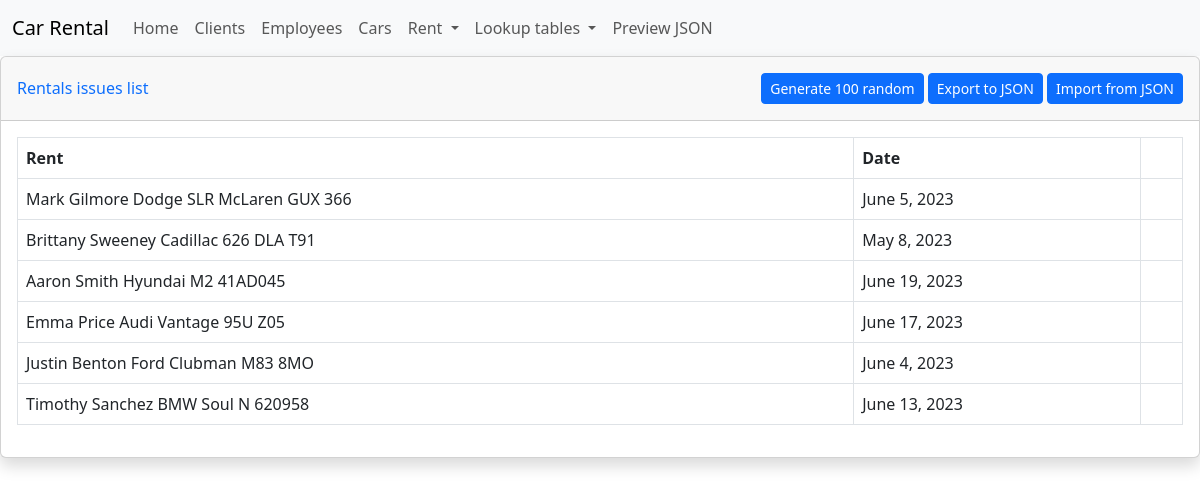
The page /rental_issue/ on the database its author committed.
### bazy/models.py (models this page shows, shortened)
class Rental_issue(models.Model):
    rent = models.ForeignKey(Rent, on_delete=models.CASCADE)
    date = models.DateField('Date')

class Rent(models.Model):
    client = models.ForeignKey(Client, on_delete=models.CASCADE)
    car = models.ForeignKey(Car, on_delete=models.CASCADE)
    def __str__(self):
        return str(self.client) + ' ' + str(self.car)

class Client(models.Model):
    name = models.CharField('Name', max_length=100)
    lastname = models.CharField('Lastname', max_length=100)
    address = models.CharField('Address', max_length=100)
    postal_code = models.CharField('Postal code', max_length=6)
    city = models.CharField('City', max_length=100)
    phone = models.IntegerField('Phone number')
    PESEL = models.IntegerField('PESEL number')
    credit_card_number = models.CharField('Credit card number', max_length=16)
    credit_card_expiration_date = models.CharField('Credit card expiration date', max_length=5, help_text='Enter the credit card expiration date (MM/YY)')
    credit_card_CVV = models.CharField('Credit card CVV', max_length=3)
    def __str__(self):
        return str(self.name) + ' ' + str(self.lastname)

class Car(models.Model):
    type_of_drive = [
        ('AWD', 'AWD'),
        ('FWD', 'FWD'),
        ('RWD', 'RWD'),
    ]
    make = models.CharField('Make', max_length=100)
    model = models.CharField('Model', max_length=100)
    engine = models.CharField('Engine', max_length=100)
    type_of_drive = models.CharField('Type of drive', max_length=3, choices=type_of_drive)
    power = models.IntegerField('Power')
    VIN = models.CharField('VIN', max_length=100)
    plate = models.CharField('Plate', max_length=100)
    status = models.ForeignKey(Car_status, on_delete=models.CASCADE)
    def __str__(self):
        return self.make + ' ' + self.model + ' ' + self.plate

### bazy/views.py (the view)
# urls.py: path('rental_issue/', views.rental_issue, name='rental_issue'),
def rental_issue(request):
    rental_issue_list = Rental_issue.objects.all()
    return render(request, 'rental_issue.html',
                    {'rental_issue_list' : rental_issue_list })

### bazy/templates/rental_issue.html (shortened to what this page needs)
{% extends 'base.html' %}
{% block content %}
<div class="card shadow mb-4">
    <div class="card-header py-3">
        <h6 class="m-0 font-weight-bold text-primary">
            <div style="display: flex; justify-content: space-between; align-items: center;">
                <div>Rentals issues list</div>
                <div>
                    <a href="#" class="btn btn-primary btn-icon-split btn-sm">
                        <span class="text">Generate 100 random</span>
                    </a>
                    <a href="#" class="btn btn-primary btn-icon-split btn-sm">
                        <span class="text">Export to JSON</span>
                    </a>
                    <a href="#" class="btn btn-primary btn-icon-split btn-sm">
                        <span class="text">Import from JSON</span>
                    </a>
                </div>
            </div>
        </h6>
    </div>
    <div class="card-body">
        <div class="table-responsive">
            <table class="table table-bordered" id="dataTable" width="100%" cellspacing="0">
                <thead>
                    <tr>
                        <th>Rent</th>
                        <th>Date</th>
                        <th></th>
                    </tr>
                </thead>
                <tbody>
                    {% for rental_issue_list in rental_issue_list %}
                    <tr>
                        <td>{{ rental_issue_list.rent }}</td>
                        <td>{{ rental_issue_list.date }}</td>
                        <td></td>
                    </tr>
                    {% endfor %}
                </tbody>
            </table>
        </div>
    </div>
</div>
{% endblock %}

### rows shown on the page
Rental_issue: rent "Mark Gilmore Dodge SLR McLaren GUX 366", date "June 5, 2023"
Rental_issue: rent "Brittany Sweeney Cadillac 626 DLA T91", date "May 8, 2023"
Rental_issue: rent "Aaron Smith Hyundai M2 41AD045", date "June 19, 2023"
Rental_issue: rent "Emma Price Audi Vantage 95U Z05", date "June 17, 2023"
Rental_issue: rent "Justin Benton Ford Clubman M83 8MO", date "June 4, 2023"
Rental_issue: rent "Timothy Sanchez BMW Soul N 620958", date "June 13, 2023"
